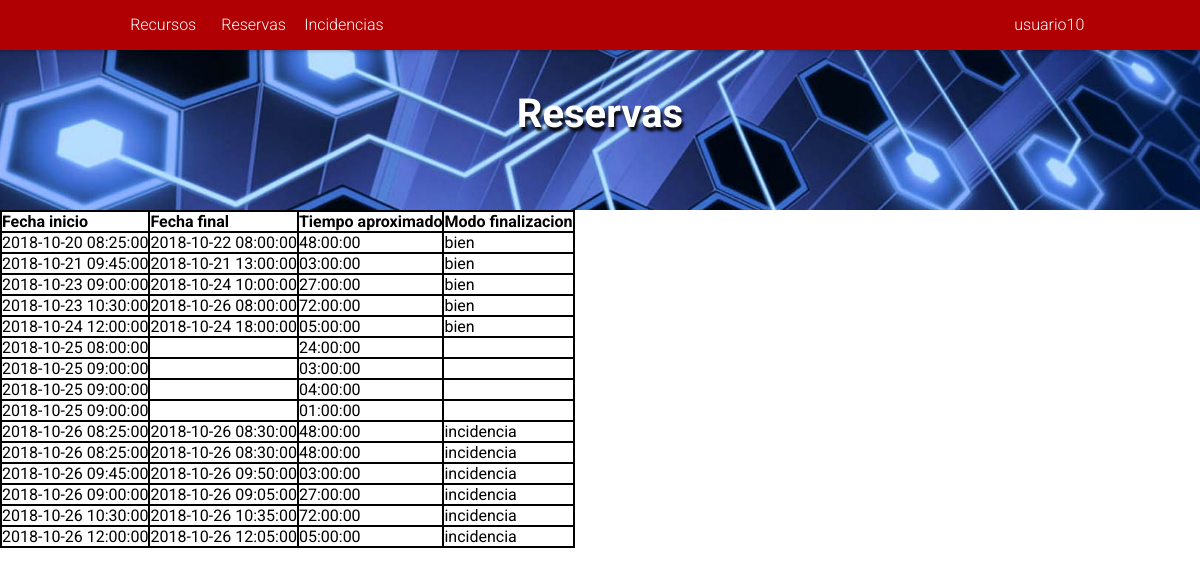
The app's page /PaginaWeb/index.php?mostrar=reservas (signed in) with its own data.
### tables this page shows
CREATE TABLE IF NOT EXISTS `tbl_empleado` (
`id_empleado` int(11) NOT NULL AUTO_INCREMENT,
`email_empleado` varchar(100) DEFAULT NULL,
`usuario_empleado` varchar(100) DEFAULT NULL,
`password_empleado` varchar(255) DEFAULT NULL,
`nombre_empleado` varchar(100) DEFAULT NULL,
`apellido_empleado` varchar(100) DEFAULT NULL,
`grupo_empleado` ENUM('usuarios', 'administradores') DEFAULT 'usuarios',
PRIMARY KEY (`id_empleado`),
UNIQUE KEY `email_empleado` (`email_empleado`),
UNIQUE KEY `usuario_empleado` (`usuario_empleado`)
);

CREATE TABLE IF NOT EXISTS `tbl_reserva` (
`id_reserva` int(11) NOT NULL AUTO_INCREMENT,
`descripcion_reserva` text DEFAULT NULL,
`fechaInicio_reserva` DATETIME DEFAULT CURRENT_TIMESTAMP,
`fechaFinal_reserva` DATETIME DEFAULT NULL,
`tiempoEstimado_reserva` TIME DEFAULT NULL,
`modoFinalizacion_reserva` ENUM('bien', 'incidencia') DEFAULT NULL,
`id_empleado` int(11) DEFAULT NULL,
`id_recurso` int(11) DEFAULT NULL,
PRIMARY KEY (`id_reserva`)
);

### PaginaWeb/php/datosUsuario.proc.php (called while the page is built, shortened)
<?php
	if (isset($_SESSION['user_id'])) {
		$records = $conn->prepare('SELECT id_empleado, usuario_empleado, email_empleado, password_empleado, grupo_empleado FROM tbl_empleado WHERE id_empleado = :id');
		$records->bindParam(':id', $_SESSION['user_id']);
		$records->execute();
		$results = $records->fetch(PDO::FETCH_ASSOC);
		if (count($results) > 0) {
			$usuario = $results;
		}
	}
?>

### PaginaWeb/php/reservas.php (the view, shortened to what this page needs)
<article>
	<?php
		if (isset($_REQUEST['idUsu'])) {
			$us=$_REQUEST['idUsu'];
			$consulta=mysqli_query($link, "SELECT * FROM tbl_reserva WHERE id_empleado='$us' ORDER BY id_reserva");
		}else {
			$consulta=mysqli_query($link, "SELECT * FROM tbl_reserva ORDER BY id_reserva");
		}
		echo "<div class='tabla'>";
			if(mysqli_num_rows($consulta)>0) {
				echo "<div class='fila encabezado'>";
					echo "<div class='columna'>Fecha inicio</div>";
					echo "<div class='columna'>Fecha final</div>";
					echo "<div class='columna'>Tiempo aproximado</div>";
					echo "<div class='columna'>Modo finalizacion</div>";
				echo "</div>";
				while($array = mysqli_fetch_array($consulta)) {
					$fechaInicio=$array['fechaInicio_reserva'];
					$fechaFin = $array['fechaFinal_reserva'];
					$tiempoEstimado=$array['tiempoEstimado_reserva'];
					$modoFinalizacion = $array['modoFinalizacion_reserva'];
					echo "<div class='fila'>";
						echo "<div class='columna'>$fechaInicio</div>";
						echo "<div class='columna'>$fechaFin</div>";
						echo "<div class='columna'>$tiempoEstimado</div>";
						echo "<div class='columna'>$modoFinalizacion</div>";
					echo "</div>";
				}
			}
		echo "</div>";
	?>
</article>

### PaginaWeb/php/navegador.php (shortened to what this page needs)
<nav id='MenuDesplegable' class="menu">
	<ul class="nav">
		<li class="nivel1"><a href="index.php">Recursos</a></li>
		<li class="nivel1"><a href="index.php?mostrar=reservas">Reservas</a></li>
		<li class="nivel1"><a href="index.php?mostrar=incidencias">Incidencias</a></li>
		<?php
			$nombreUsuario = $usuario['usuario_empleado'];
			echo "<li class='usuario'><a>".$nombreUsuario."</a>";
			echo "</li>";
		?>
	</ul>
</nav>

### PaginaWeb/assets/css/estilos.css (style rules this page uses)
* { margin: 0; padding: 0; list-style: none; text-decoration: none; border: none; outline: none; box-sizing: border-box; }
body { margin-top: 50px; font-family: Roboto,sans-serif; }

### PaginaWeb/assets/css/tablas.css (style rules this page uses)
div.tabla { display: table; border: 1px solid black; }
div.fila { display: table-row; border: 1px solid black; }
div.columna { display: table-cell; border: 1px solid black; }
div.encabezado { font-weight: bold; }

### PaginaWeb/assets/css/menu.css (style rules this page uses)
* { margin: 0; padding: 0; box-sizing: border-box; }
nav { background-color: #b10004; position: fixed; z-index: 1000; top: 0; width: 100%; box-shadow: 0 -5px 3px 6px rgba(0,0,0,.255); left: 0 !important; font-family: 'Roboto', sans-serif; }
ul.nav { list-style-type: none; margin-left: 10%; }
nav ul li.nivel1 { display: inline-block; width: 8%; position: relative; text-align: center; }
nav ul li.usuario { display: inline-block; min-width: 8%; position: relative; text-align: center; cursor: pointer; float: right; padding-right: 15px; margin-right: 100px; }
nav li a { display: block; text-decoration: none; line-height: 50px; color: #ffffff; font-weight: 300; }

### records on screen
tbl_empleado: usuario_empleado "usuario10"
tbl_reserva: fechaInicio_reserva "2018-10-20 08:25:00", fechaFinal_reserva "2018-10-22 08:00:00", tiempoEstimado_reserva "48:00:00", modoFinalizacion_reserva "bien"
tbl_reserva: fechaInicio_reserva "2018-10-21 09:45:00", fechaFinal_reserva "2018-10-21 13:00:00", tiempoEstimado_reserva "03:00:00", modoFinalizacion_reserva "bien"
tbl_reserva: fechaInicio_reserva "2018-10-23 09:00:00", fechaFinal_reserva "2018-10-24 10:00:00", tiempoEstimado_reserva "27:00:00", modoFinalizacion_reserva "bien"
tbl_reserva: fechaInicio_reserva "2018-10-23 10:30:00", fechaFinal_reserva "2018-10-26 08:00:00", tiempoEstimado_reserva "72:00:00", modoFinalizacion_reserva "bien"
tbl_reserva: fechaInicio_reserva "2018-10-24 12:00:00", fechaFinal_reserva "2018-10-24 18:00:00", tiempoEstimado_reserva "05:00:00", modoFinalizacion_reserva "bien"
tbl_reserva: fechaInicio_reserva "2018-10-25 08:00:00", tiempoEstimado_reserva "24:00:00"
tbl_reserva: fechaInicio_reserva "2018-10-25 09:00:00", tiempoEstimado_reserva "03:00:00"
tbl_reserva: fechaInicio_reserva "2018-10-25 09:00:00", tiempoEstimado_reserva "04:00:00"
tbl_reserva: fechaInicio_reserva "2018-10-25 09:00:00", tiempoEstimado_reserva "01:00:00"
tbl_reserva: fechaInicio_reserva "2018-10-26 08:25:00", fechaFinal_reserva "2018-10-26 08:30:00", tiempoEstimado_reserva "48:00:00", modoFinalizacion_reserva "incidencia"
tbl_reserva: fechaInicio_reserva "2018-10-26 08:25:00", fechaFinal_reserva "2018-10-26 08:30:00", tiempoEstimado_reserva "48:00:00", modoFinalizacion_reserva "incidencia"
tbl_reserva: fechaInicio_reserva "2018-10-26 09:45:00", fechaFinal_reserva "2018-10-26 09:50:00", tiempoEstimado_reserva "03:00:00", modoFinalizacion_reserva "incidencia"
tbl_reserva: fechaInicio_reserva "2018-10-26 09:00:00", fechaFinal_reserva "2018-10-26 09:05:00", tiempoEstimado_reserva "27:00:00", modoFinalizacion_reserva "incidencia"
tbl_reserva: fechaInicio_reserva "2018-10-26 10:30:00", fechaFinal_reserva "2018-10-26 10:35:00", tiempoEstimado_reserva "72:00:00", modoFinalizacion_reserva "incidencia"
tbl_reserva: fechaInicio_reserva "2018-10-26 12:00:00", fechaFinal_reserva "2018-10-26 12:05:00", tiempoEstimado_reserva "05:00:00", modoFinalizacion_reserva "incidencia"
